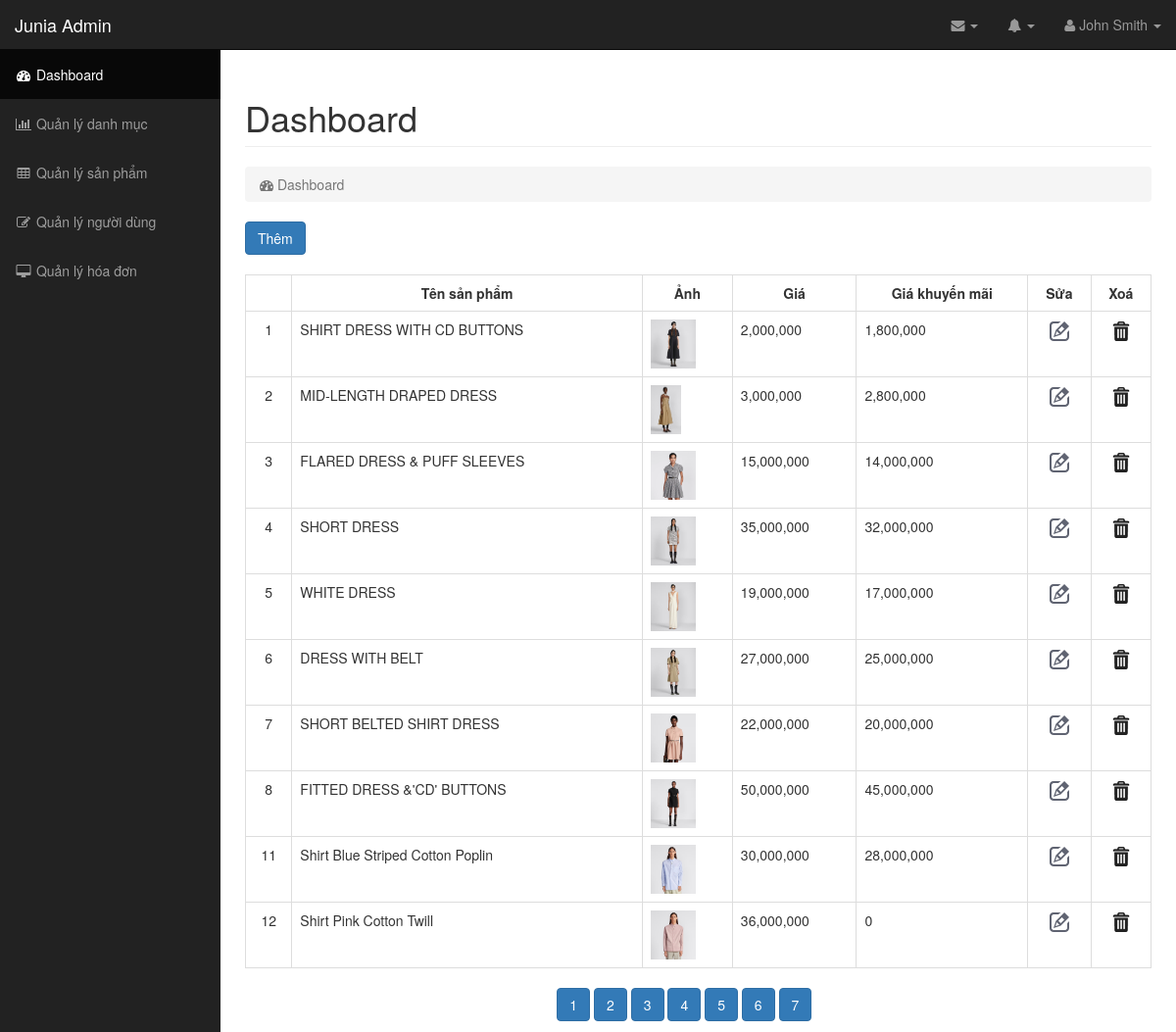
The app's page /admin/index.php?page=productList (signed in) with its own data.
### tables this page shows
CREATE TABLE `product` (
  `id` int(11) NOT NULL,
  `name` varchar(255) NOT NULL,
  `cat_id` varchar(50) DEFAULT NULL,
  `image` varchar(255) NOT NULL,
  `price` float NOT NULL,
  `description` text NOT NULL,
  `is_on_sale` tinyint(1) DEFAULT 0,
  `sale_price` float DEFAULT NULL,
  `created_at` datetime DEFAULT current_timestamp(),
  `views` int(11) NOT NULL DEFAULT 0
);

### lib/db.php (called while the page is built, shortened)
<?php
class Database{
    private $host = 'localhost';
    private $username = 'root';
    private $password = '';
    private $dbname = 'nguyenthihoaithuong';
    function __construct() {
    $this->conn = new mysqli($this->host, $this->username, $this->password, $this->dbname);
    }
}
?>

### lib/coreFunction.php (called while the page is built, shortened)
<?php
include_once("db.php");
class CoreFunction extends Database{
    function setQuery ($sql) {
        $result = $this->conn->query($sql);
        return $result;
    }
    function getAll($sql){
        $result = $this->setQuery($sql);
        $a = array();
        while ($row = $result ->fetch_assoc()) {
            $a[] = $row;
        }
        return $a;
    }
    function getOne($sql) {
        $result = $this->setQuery($sql);
        $a = $result->fetch_assoc();
        return $a;
    }
}
?>

### admin/product/list.php (the view, shortened to what this page needs)
<?php
    $offset=0;
    $sql = "SELECT name,image,price,sale_price,id FROM product group by name,image,price,sale_price,id ORDER By ID ASC LIMIT ".$offset.", 10";
    $result = $f->getAll($sql);
?>
<div style="margin-bottom:20px;" >
    <div><a href="<?= PATH_ADMIN ?>page=productAdd"><button type="button" class="btn btn-primary" >Thêm</button></a></div>
</div>
<table class="table table-bordered" >
    <tr>
        <th></th>
        <th><center>Tên sản phẩm</center></th>
        <th><center>Ảnh</center></th>
        <th><center>Giá</center></th>
        <th><center>Giá khuyến mãi</center></th>
        <th><center>Sửa</center></th>
        <th><center>Xoá</center></th>
    </tr>
    <?php
        foreach ($result as $value):
    ?>
    <tr>
        <td><center><?= $value['id'] ?></center></td>
        <td><?= $value['name'] ?></td>
        <td><img src="../asset/images/<?= $value['image'] ?>" style="height:50px"/></td>
        <td><?= number_format($value['price']) ?></td>
        <td><?= number_format($value['sale_price']) ?></td>
        <td><center><a href="<?= PATH_ADMIN ?>page=productEdit&productId=<?=$value['id']?>"><img src="asset/images/edit.png" alt="sửa"></a></center></td>
        <td><center><a href="<?= PATH_ADMIN ?>page=productDelete&productId=<?=$value['id']?>"><img src="asset/images/del.png" alt="xoá"></a></center></td>
    </tr>
    <?php
        endforeach;
    ?>
</table>
<div style="margin-top:20px;" class="row">
<?php
    $sql = "SELECT Count(1) as total FROM product";
    $result = $f->getOne($sql);
    $quantityOfPage = $result["total"]/10 + 1;
?>
    <div class="col-md-4"></div>
    <div class="col-md-8">
        <?php
            for ($i=1; $i <= $quantityOfPage; $i++):
        ?>
                <a href="<?= PATH_ADMIN ?>page=productList&p=<?=$i?>" class="btn btn-primary"><?=$i?></a>
        <?php
            endfor;
        ?>
    </div>
    <div class="col-md-4"></div>
</div>

### admin/index.php (shortened to what this page needs)
<?php
    require("../lib/coreFunction.php");
    $f = new CoreFunction();
?>
<!DOCTYPE html>
<html>
<head>
    <link href="../admin/asset/css/bootstrap.min.css" rel="stylesheet">
    <link href="../admin/asset/css/sb-admin.css" rel="stylesheet">
    <link href="../admin/asset/css/plugins/morris.css" rel="stylesheet">
    <link href="../admin/asset/css/font-awesome/css/font-awesome.min.css" rel="stylesheet" type="text/css">
</head>
<body>
    <div id="wrapper">
        <nav class="navbar navbar-inverse navbar-fixed-top" role="navigation">
            <div class="navbar-header">
                <a class="navbar-brand" href="index.html">Junia Admin</a>
            </div>
            <ul class="nav navbar-right top-nav">
                <li class="dropdown">
                    <a href="#" class="dropdown-toggle" data-toggle="dropdown"><i class="fa fa-envelope"></i> <b class="caret"></b></a>
                </li>
                <li class="dropdown">
                    <a href="#" class="dropdown-toggle" data-toggle="dropdown"><i class="fa fa-bell"></i> <b class="caret"></b></a>
                </li>
                <li class="dropdown">
                    <a href="#" class="dropdown-toggle" data-toggle="dropdown"><i class="fa fa-user"></i> John Smith <b class="caret"></b></a>
                </li>
            </ul>
            <div class="collapse navbar-collapse navbar-ex1-collapse">
                <ul class="nav navbar-nav side-nav">
                    <li class="active">
                        <a href=""><i class="fa fa-fw fa-dashboard"></i> Dashboard</a>
                    </li>
                    <li>
                        <a href="<?= PATH_ADMIN ?>page=catList"><i class="fa fa-fw fa-bar-chart-o"></i> Quản lý danh mục</a>
                    </li>
                    <li>
                        <a href="<?= PATH_ADMIN ?>page=productList"><i class="fa fa-fw fa-table"></i> Quản lý sản phẩm</a>
                    </li>
                    <li>
                        <a href="<?= PATH_ADMIN ?>page=userList"><i class="fa fa-fw fa-edit"></i> Quản lý người dùng</a>
                    </li>
                    <li>
                        <a href=""><i class="fa fa-fw fa-desktop"></i> Quản lý hóa đơn</a>
                    </li>
                </ul>
            </div>
        </nav>
        <div id="page-wrapper">
            <div class="container-fluid">
                <div class="row">
                    <div class="col-lg-12">
                        <h1 class="page-header">
                            Dashboard
                        </h1>
                        <ol class="breadcrumb">
                            <li class="active">
                                <i class="fa fa-dashboard"></i> Dashboard
                            </li>
                        </ol>
                    </div>
                </div>
                <div class="row">
                    <div class="col-lg-12">
                        <?php
                            if(!isset($_SESSION['admin']) || $_SESSION['admin'] == false) {
                                header("Location: login.php");
                                exit();
                            }
                            else{
                                if(!isset($_GET['page'])) {
                                    $page = "";
                                }
                                else {
                                    $page = $_GET['page'];
                                }
                                $route= [
                                    ''=>'home.php',
                                    'catList'=>'category/list.php',
                                    'catAdd'=>'category/add.php',
                                    'catEdit'=>'category/edit.php',
                                    'catDelete'=>'category/delete.php',
                                    'productList'=>'product/list.php',
                                    'productAdd'=>'product/add.php',
                                    'productEdit'=>'product/edit.php',
                                    'productDelete'=>'product/delete.php',
                                    'userList'=>'user/list.php',
                                ];
                                foreach($route as $r => $val) {
                                    if($r == $page) {
                                        require($val);
                                    }
                                }
                            }
                        ?>
                    </div>
                </div>
            </div>
        </div>
    </div>
</body>
</html>

### admin/asset/css/sb-admin.css (style rules this page uses)
body { margin-top: 100px; background-color: #222; }
@media (min-width:768px) { body { margin-top: 50px; } }
#wrapper { padding-left: 0; }
#page-wrapper { width: 100%; padding: 0; background-color: #fff; }
@media (min-width:768px) { #wrapper { padding-left: 225px; } }
@media (min-width:768px) { #page-wrapper { padding: 10px; } }
.top-nav { padding: 0 15px; }
.top-nav>li { display: inline-block; float: left; }
.top-nav>li>a { padding-top: 15px; padding-bottom: 15px; line-height: 20px; color: #999; }
@media (min-width:768px) { .side-nav { position: fixed; top: 51px; left: 225px; width: 225px; margin-left: -225px; border: none; border-radius: 0; overflow-y: auto; background-color: #222; bottom: 0; overflow-x: hidden; padding-bottom: 40px; } }
@media (min-width:768px) { .side-nav>li>a { width: 225px; } }

### records on screen
product: id "1", name "SHIRT DRESS WITH CD BUTTONS", image (picture), price "2,000,000", sale_price "1,800,000"
product: id "2", name "MID-LENGTH DRAPED DRESS", image (picture), price "3,000,000", sale_price "2,800,000"
product: id "3", name "FLARED DRESS & PUFF SLEEVES", image (picture), price "15,000,000", sale_price "14,000,000"
product: id "4", name "SHORT DRESS", image (picture), price "35,000,000", sale_price "32,000,000"
product: id "5", name "WHITE DRESS", image (picture), price "19,000,000", sale_price "17,000,000"
product: id "6", name "DRESS WITH BELT", image (picture), price "27,000,000", sale_price "25,000,000"
product: id "7", name "SHORT BELTED SHIRT DRESS", image (picture), price "22,000,000", sale_price "20,000,000"
product: id "8", name "FITTED DRESS &'CD' BUTTONS", image (picture), price "50,000,000", sale_price "45,000,000"
product: id "11", name "Shirt Blue Striped Cotton Poplin", image (picture), price "30,000,000", sale_price "28,000,000"
product: id "12", name "Shirt Pink Cotton Twill", image (picture), price "36,000,000", sale_price "0"
